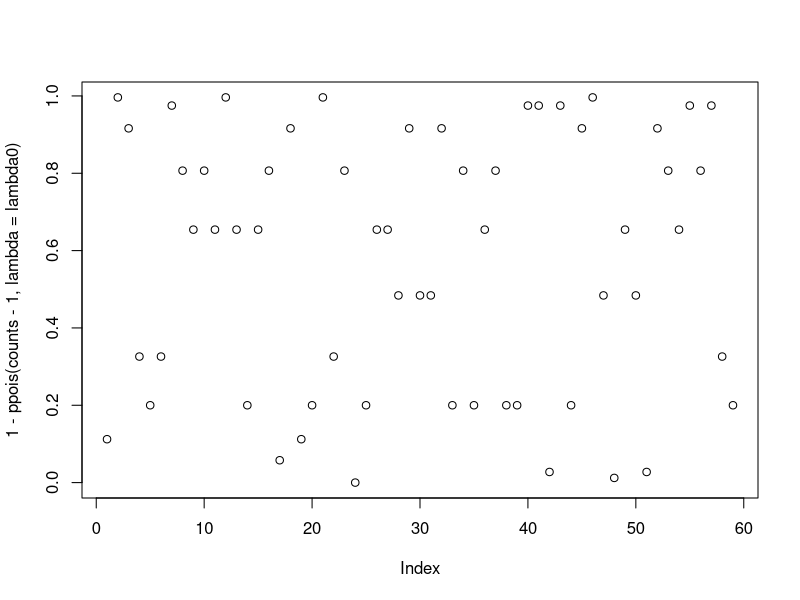
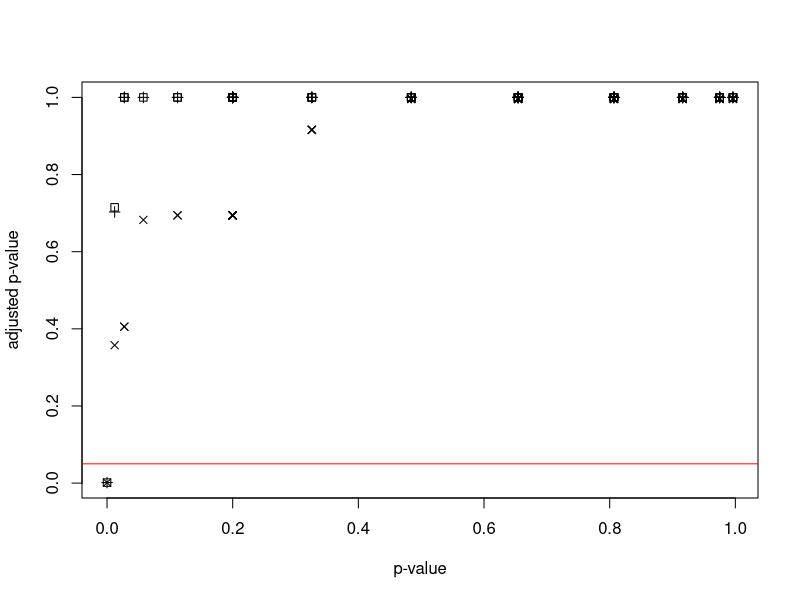

These charts were generated, in order, by the following R code:
#ex28
counts <- scan("counts.txt")
lambda0 <- mean(counts);lambda0

p.val <- 1 - ppois(counts - 1, lambda = lambda0)# lower tail
plot(1 -ppois(counts -1, lambda = lambda0))

which(p.val <= 0.05)

p.adj.bonf <- p.adjust(p.val, method = "bonferroni")
head(sort(p.adj.bonf))
which(p.adj.bonf <= 0.05)

p.adj.holm <- p.adjust(p.val, method = "holm")
head(sort(p.adj.holm))
which(p.adj.holm <= 0.05)

p.adj.fdr <- p.adjust(p.val, method = "fdr")
head(sort(p.adj.fdr))
which(p.adj.fdr <= 0.05)

plot(p.val, p.adj.bonf, pch = 0, xlab ="p-value", ylab="adjusted p-value")
points(p.val, p.adj.holm, pch = 3)
points(p.val, p.adj.fdr, pch = 4)
abline(h=0.05,col="red")